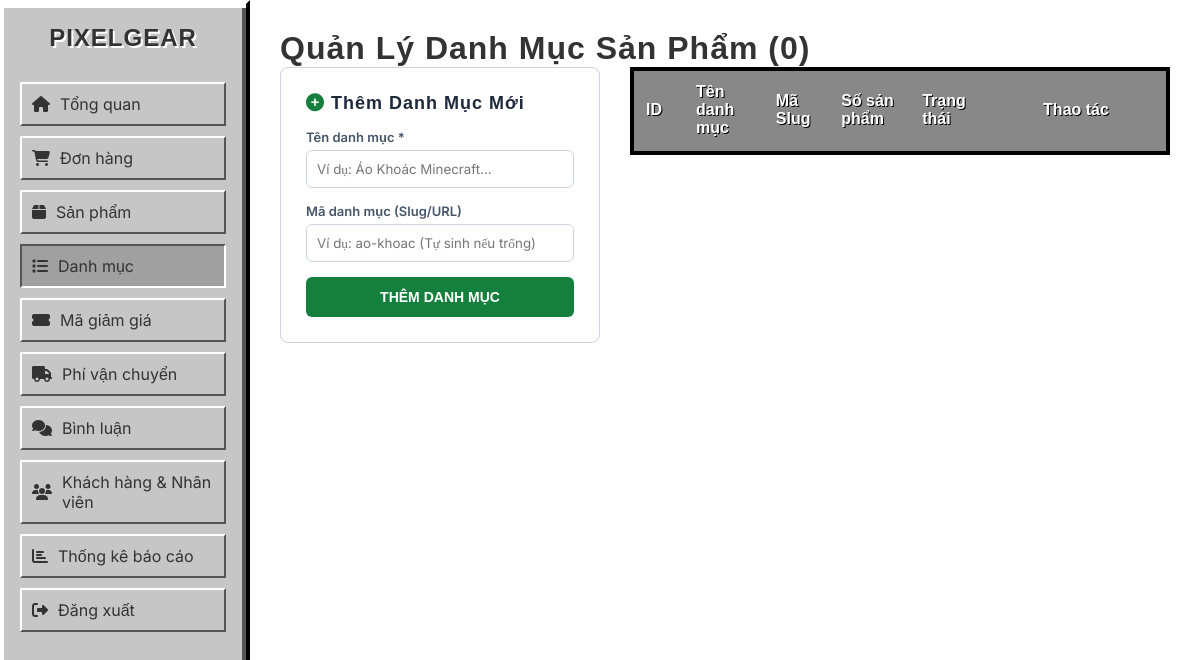
The page /admin/categories.php (signed in) on the database as committed earlier.
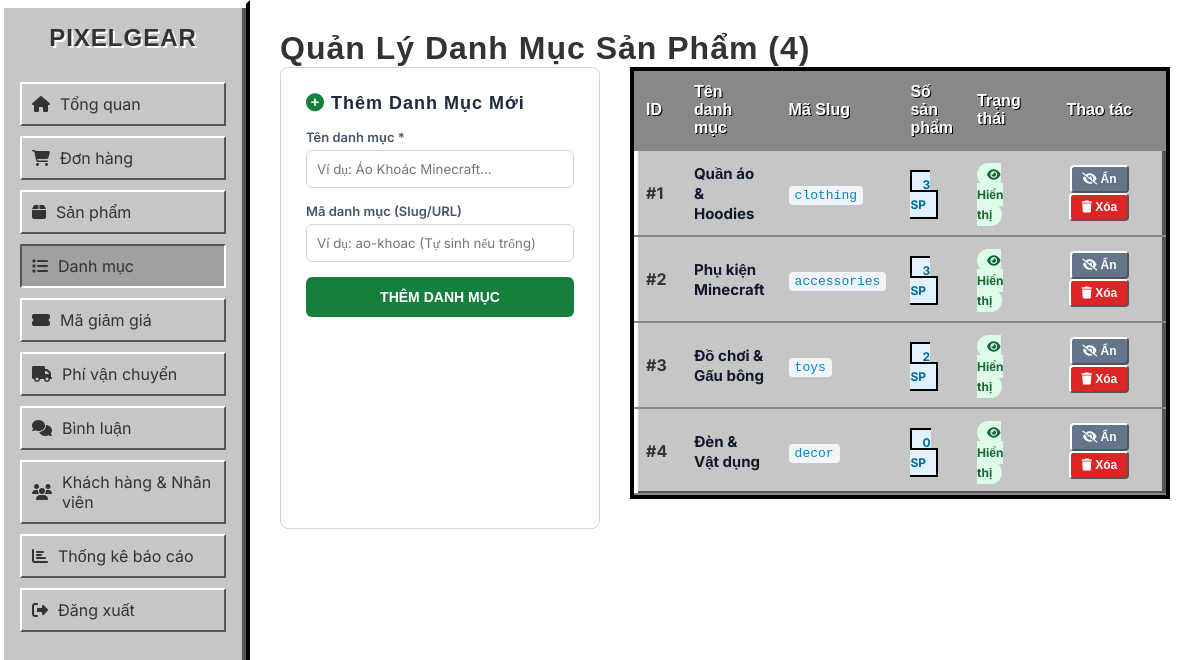
The same page on the database as committed later.
### tables this page shows
CREATE TABLE IF NOT EXISTS `categories` (
  `id` int(11) NOT NULL AUTO_INCREMENT,
  `name` varchar(100) NOT NULL,
  `slug` varchar(100) NOT NULL UNIQUE,
  `status` tinyint(1) DEFAULT 1,
  `created_at` timestamp NOT NULL DEFAULT CURRENT_TIMESTAMP,
  PRIMARY KEY (`id`)
);

### admin/categories.php (the view, shortened to what the changed rows need)
<?php
require_once '../db.php';
$categories = [];
try {
    $categories = $pdo->query("
        SELECT c.*,
        (
            SELECT COUNT(*) FROM products p
            WHERE p.category COLLATE utf8mb4_unicode_ci = c.slug COLLATE utf8mb4_unicode_ci
            OR (c.slug = 'clothing' AND p.category IN ('clothing', 'tshirts', 'cosplay'))
            OR (c.slug = 'accessories' AND p.category IN ('accessories', 'hats', 'keychains'))
            OR (c.slug = 'toys' AND p.category IN ('toys', 'toys_models', 'plushies'))
            OR (c.slug = 'decor' AND p.category IN ('decor', 'lights'))
        ) as product_count
        FROM categories c
        ORDER BY c.id ASC
    ")->fetchAll();
} catch (Exception $e) {}
if (empty($categories)) {
    try {
        $pdo->exec("CREATE TABLE IF NOT EXISTS categories (
            id INT AUTO_INCREMENT PRIMARY KEY,
            name VARCHAR(100) NOT NULL,
            slug VARCHAR(100) NOT NULL UNIQUE,
            status TINYINT(1) DEFAULT 1,
            created_at TIMESTAMP DEFAULT CURRENT_TIMESTAMP
        ) ENGINE=InnoDB DEFAULT CHARSET=utf8mb4;");
        $pdo->exec("INSERT INTO categories (id, name, slug, status) VALUES
            (1, 'Quần áo & Hoodies', 'clothing', 1),
            (2, 'Phụ kiện Minecraft', 'accessories', 1),
            (3, 'Đồ chơi & Gấu bông', 'toys', 1),
            (4, 'Đèn & Trang trí', 'decor', 1)
            ON DUPLICATE KEY UPDATE status = 1
        ");
        $categories = $pdo->query("
            SELECT c.*,
            (
                SELECT COUNT(*) FROM products p
                WHERE p.category COLLATE utf8mb4_unicode_ci = c.slug COLLATE utf8mb4_unicode_ci
                OR (c.slug = 'clothing' AND p.category IN ('clothing', 'tshirts', 'cosplay'))
                OR (c.slug = 'accessories' AND p.category IN ('accessories', 'hats', 'keychains'))
                OR (c.slug = 'toys' AND p.category IN ('toys', 'toys_models', 'plushies'))
                OR (c.slug = 'decor' AND p.category IN ('decor', 'lights'))
            ) as product_count
            FROM categories c
            ORDER BY c.id ASC
        ")->fetchAll();
    } catch (Exception $ex) {}
}
?>
<!DOCTYPE html>
<html lang="vi">
<head>
    <link rel="stylesheet" href="style.css?v=<?php echo time(); ?>">
    <link rel="stylesheet" href="https://cdnjs.cloudflare.com/ajax/libs/font-awesome/6.4.0/css/all.min.css">
</head>
<body>
    <div class="sidebar">
        <h2>PIXELGEAR</h2>
    </div>
    <div class="main-content">
        <h1>Quản Lý Danh Mục Sản Phẩm (<?php echo count($categories); ?>)</h1>
        <div class="layout-grid">
            <div class="card">
            </div>
            <div>
                <table>
                    <thead>
                        <tr>
                            <th style="width: 50px;">ID</th>
                            <th>Tên danh mục</th>
                            <th>Mã Slug</th>
                            <th>Số sản phẩm</th>
                            <th>Trạng thái</th>
                            <th style="width: 180px; text-align: center;">Thao tác</th>
                        </tr>
                    </thead>
                    <tbody>
                        <?php foreach ($categories as $cat):
                            $cSt = intval($cat['status']);
                        ?>
                        <tr>
                            <td><strong>#<?php echo $cat['id']; ?></strong></td>
                            <td><strong style="color: #0f172a; font-size: 15px;"><?php echo htmlspecialchars($cat['name']); ?></strong></td>
                            <td><code style="background: #f1f5f9; padding: 2px 6px; border-radius: 4px; color: #0284c7;"><?php echo htmlspecialchars($cat['slug']); ?></code></td>
                            <td><span class="badge pending" style="background: #e0f2fe; color: #0369a1; font-weight: 700;"><?php echo $cat['product_count']; ?> SP</span></td>
                            <td>
                                <?php if ($cSt === 1): ?>
                                    <span class="status-badge status-show"><i class="fas fa-eye"></i> Hiển thị</span>
                                <?php else: ?>
                                    <span class="status-badge status-hide"><i class="fas fa-eye-slash"></i> Đã ẩn</span>
                                <?php endif; ?>
                            </td>
                            <td style="text-align: center;">
                                <a href="categories.php?toggle_id=<?php echo $cat['id']; ?>" class="btn" style="background: <?php echo $cSt===1?'#64748b':'#16a34a'; ?>; color: #fff; padding: 5px 10px; font-size: 12px; text-decoration: none; border-radius: 4px; font-weight: 700;">
                                    <i class="fas fa-<?php echo $cSt===1?'eye-slash':'eye'; ?>"></i> <?php echo $cSt===1?'Ẩn':'Hiện'; ?>
                                </a>
                                <a href="categories.php?delete_id=<?php echo $cat['id']; ?>" onclick="return confirm('Bạn có chắc chắn muốn xóa danh mục này không?')" class="btn" style="background: #dc2626; color: #fff; padding: 5px 10px; font-size: 12px; text-decoration: none; border-radius: 4px; font-weight: 700;">
                                    <i class="fas fa-trash"></i> Xóa
                                </a>
                            </td>
                        </tr>
                        <?php endforeach; ?>
                    </tbody>
                </table>
            </div>
        </div>
    </div>
</body>
</html>

Rows that differ between the two databases and show on the page:
added categories: id "1", name "Quần áo & Hoodies", slug "clothing", product_count "3", status 1 (drawn)
added categories: id "2", name "Phụ kiện Minecraft", slug "accessories", product_count "3", status 1 (drawn)
added categories: id "3", name "Đồ chơi & Gấu bông", slug "toys", product_count "2", status 1 (drawn)
added categories: id "4", name "Đèn & Vật dụng", slug "decor", product_count "0", status 1 (drawn)
Other text that changed with them:
count($categories): "0" → "4"
